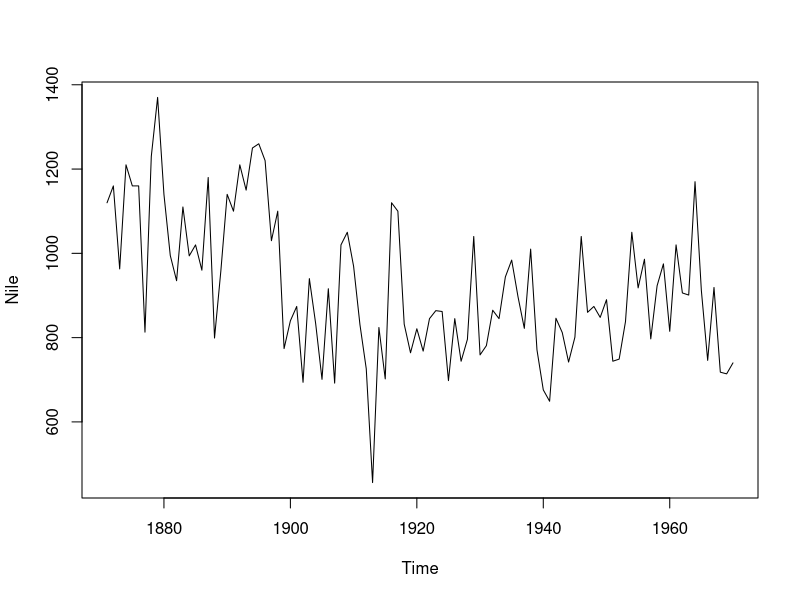
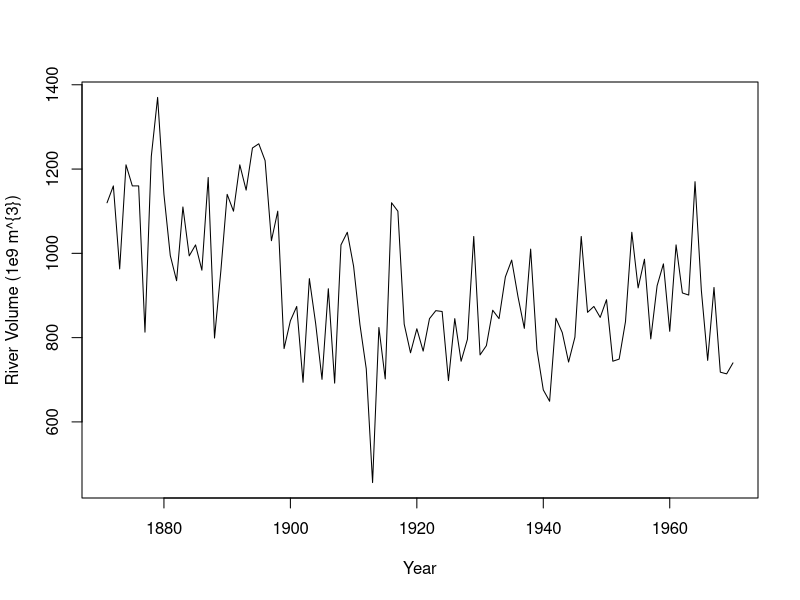
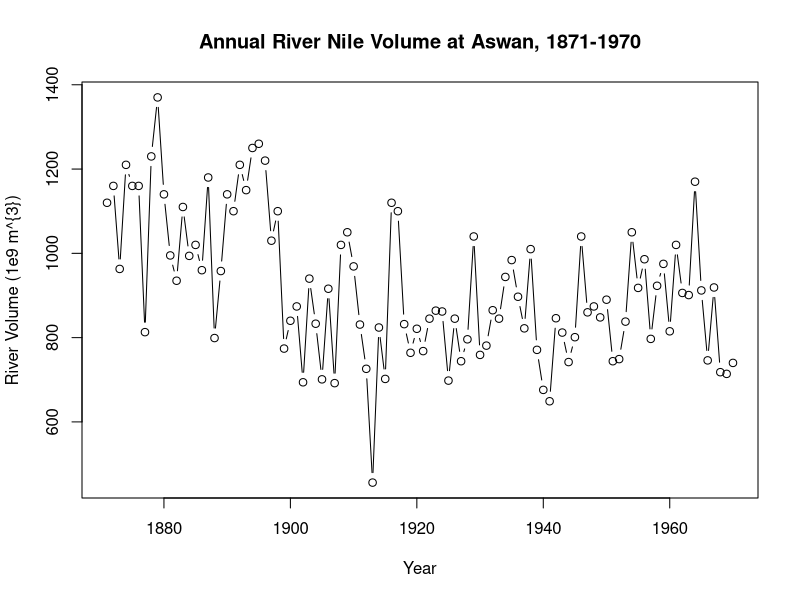
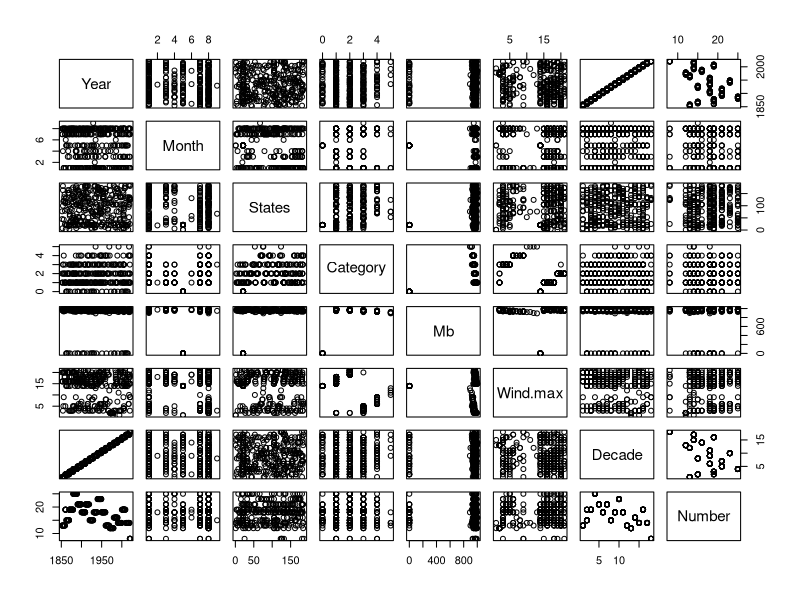
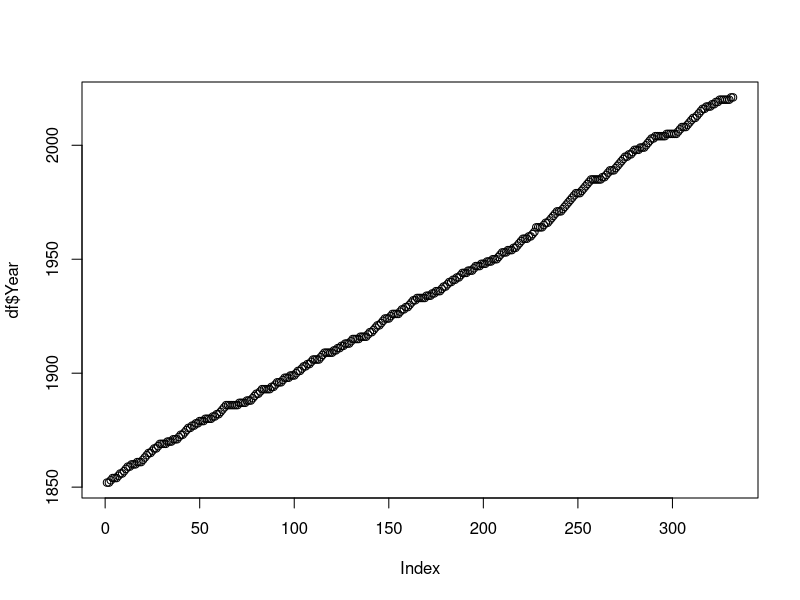
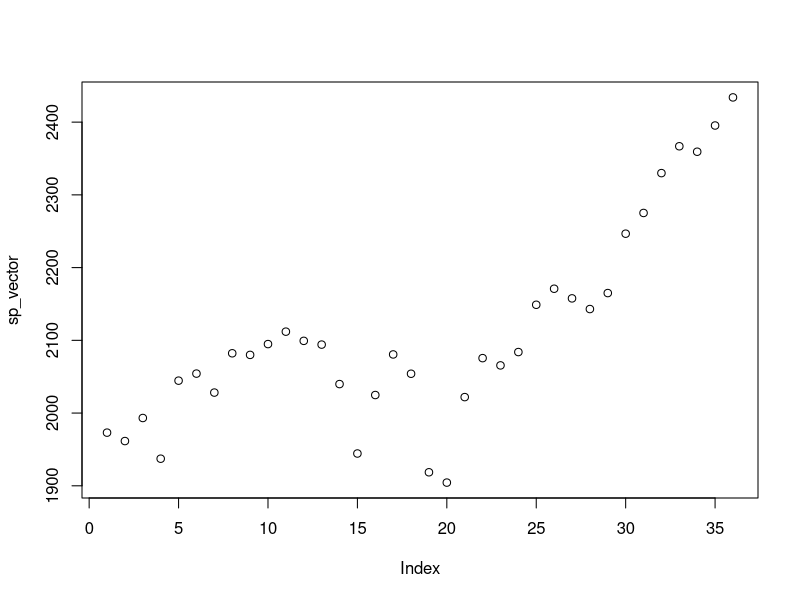
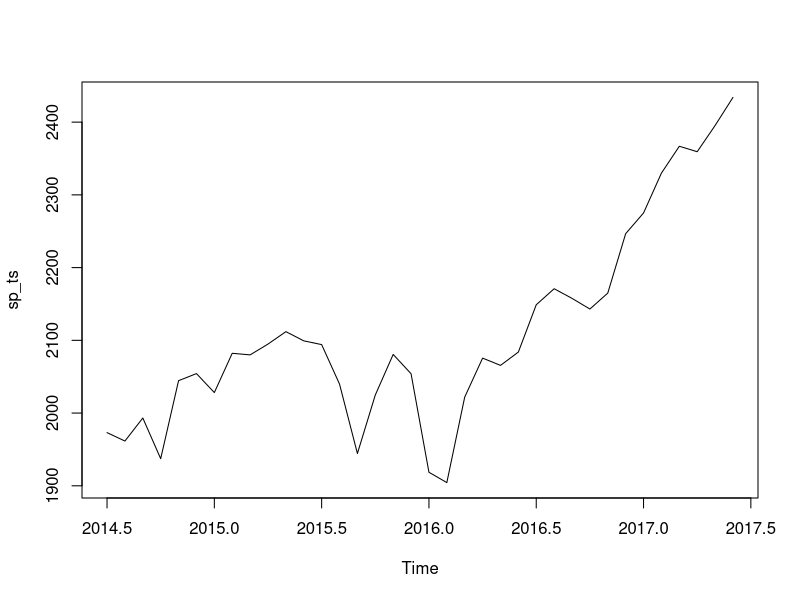
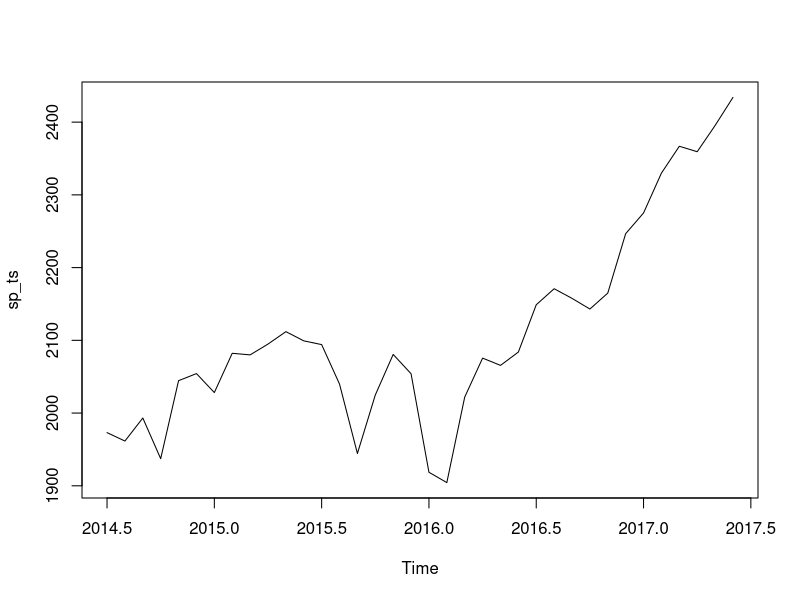

Source code (R) for these figures, in order: (Note: this script raises an error after producing the figures.)
# This is what I did when I watched the time series lecture (for my data practical).
# Why? Hurricanes are time series (so is gambling and stock markets and phylogenies etc.)

# Then when I understand the example, I figure out how to apply it to my data.
# Q? Then A! (hopefully)

# Nile data that they use
help(Nile)
str(Nile)
help(Nile)

# Plot the Nile data
plot(Nile)

# Plot the Nile data with xlab and ylab arguments
plot(Nile, xlab = "Year", ylab = "River Volume (1e9 m^{3})")

# Plot the Nile data with xlab, ylab, main, and type arguments
plot(Nile, xlab = "Year", ylab = "River Volume (1e9 m^{3})", main = "Annual River Nile Volume at Aswan, 1871-1970", type = "b")

# Let's try it with our data -- first what does it look like?
df <- read.csv('us landfall hurricanes since 1850.csv')
str(df)

# Screw it, let's try it
plot(df)

# What happened? Plotted everything -- not like plot(Nile) -- WHY?

# Try again -- WTF is this? What does the plot do? What is X?
plot(df$Year)

# Google: https://www.google.com/search?client=safari&rls=en&q=what+is+a+time+seris+obkect+in+r&ie=UTF-8&oe=UTF-8

# The ts() function will convert a numeric vector into an R time series object. The format is ts(vector, start=, end=, frequency=) where start and end are the times of the first and last observation and frequency is the number of observations per unit time (1=annual, 4=quartly, 12=monthly, etc.).

# Basic way information about methods are shown to you
# https://financetrain.com/creating-a-time-series-object-in-r
# Like reading the news -- skim until you find what you want to know

# "monthly prices of the S&P Composite Index for the last three years starting from July 2014 to June 2017"
sp_vector <- c(1973.1,1961.53,1993.23,1937.27,2044.57,2054.27,2028.18,2082.2,2079.99,2094.86,2111.94,2099.29,2094.14,2039.87,1944.41,2024.81,2080.62,2054.08,1918.6,1904.42,2021.95,2075.54,2065.55,2083.89,2148.9,2170.95,2157.69,2143.02,2164.99,2246.63,2275.12,2329.91,2366.82,2359.31,2395.35,2433.99)
sp_vector
class(sp_vector)

plot(sp_vector) # "plot does not contain any time index information"

# "data set contains monthly stock prices from July 2017 to June 2017"
sp_ts <- ts(sp_vector,start=c(2014,7),frequency=12)
plot(sp_ts)
plot.ts(sp_ts)


# How to do it on hurricanes? SHIT. Have to figure it out. Create time series
tmp <- df %>% select(Year)

# Maybe the data doesn't fit the model?
# Multiple observations per year
# Take the mean?
# Change the data?
# For frequency...! We can take the number and then apply the years.
# But for severity... can we make the data fit the question? Should we is the first question.

# So let's combine columns and counts -- but wait what if years are simply skipped?
# Double check your data! Here we are OK, e.g.:
# 1862 None 0
tmp <- df %>% select(Year) %>% summarize(count = n())
tmp

# Shit, what happened? We counted all of em. We need em by groups.
tmp <- df %>% select(Year) %>% group_by(Year) %>% summarize(count = n())

# When is start / stop?
tmp %>% arrange(Year) # 1852
tmp %>% arrange(desc(Year)) # 2021
summary(tmp) # One command

# Let's try the default
ts(tmp)

h_freq <- ts(tmp)
plot(h_freq)

# WHAT THE ACTUAL $%#^?
help(ts)
ts(tmp, 1852, 2021) # WTF??


# Let's go back to the example
sp_vector # Some numbers
sp_ts <- ts(sp_vector,start=c(2014,7),frequency=12) # Some magic
sp_ts

# Hurricanes!
h_freq <- tmp %>% select(count)
ts(h_freq) # Getting closer?
ts_h_freq <- ts(h_freq, start = 1852, end = 2021, frequency = 1) # Looks more sp_ts like!
ts_h_freq

# Cross fingers
plot(ts_h_freq) # Way betters! ;D

# Some time series specific commands
start(ts_h_freq)
end(ts_h_freq)
frequency(ts_h_freq)
deltat(ts_h_freq)
cycle(ts_h_freq)

# We can apply other fuctions to a time series
mean(ts_h_freq)

# How to imput estimates that are missing

# Plot the AirPassengers data
plot(AirPassengers)

# Compute the mean of AirPassengers
mean(AirPassengers, na.rm = TRUE)

# Impute mean values to NA in AirPassengers
AirPassengers[85:96] <- mean(AirPassengers, na.rm = TRUE)

# Generate another plot of AirPassengers
plot(AirPassengers)

# Add the complete AirPassengers data to your plot
rm(AirPassengers)
points(AirPassengers, type = "l", col = 2, lty = 3)


# Multiple plots 

# Generate a simple plot of eu_stocks (EuStockMarkets) -> multivariate time series!
plot(EuStockMarkets)
help(EuStockMarkets)

# Use ts.plot with eu_stocks
ts.plot(EuStockMarkets, col = 1:4, xlab = "Year", ylab = "Index Value", main = "Major European Stock Indices, 1991-1998")

# Add a legend to your ts.plot
legend("topleft", colnames(EuStockMarkets), lty = 1, col = 1:4, bty = "n")


# How to do this for years x frequency for each hurricane category?
# https://www.google.com/search?client=safari&rls=en&q=how+to+create+mts+in+r&ie=UTF-8&oe=UTF-8
# https://stat.ethz.ch/R-manual/R-devel/library/stats/html/ts.union.html

str(df)

h_count
cat0 <- h_count %>% filter(Category == 0) %>% select(count)
cat1 <- h_count %>% filter(Category == 1) %>% select(count)
cat2 <- h_count %>% filter(Category == 2) %>% select(count)
cat3 <- h_count %>% filter(Category == 3) %>% select(count)
cat4 <- h_count %>% filter(Category == 4) %>% select(count)
cat5 <- h_count %>% filter(Category == 5) %>% select(count)

# ts_h_freq <- ts(h_freq, start = 1852, end = 2021, frequency = 1)

# ts_cat0 <- ts(cat0, start = 1852, frequency = 1)
ts_cat1 <- ts(cat1, start = 1852, frequency = 1)
ts_cat2 <- ts(cat2, start = 1852, frequency = 1)
ts_cat3 <- ts(cat3, start = 1852, frequency = 1)
ts_cat4 <- ts(cat4, start = 1852, frequency = 1)
ts_cat5 <- ts(cat5, start = 1852, frequency = 1)

# Now we bind them
# ts_by_cat <- ts.union(ts_cat0, ts_cat1, ts_cat2, ts_cat3, ts_cat4, ts_cat5)
ts_by_cat <- ts.union(ts_cat1, ts_cat2, ts_cat3, ts_cat4, ts_cat5)

# Try plotting
plot(ts_by_cat)
plot.ts(ts_by_cat) # Apparently does the same thing. Why?
ts.plot(ts_by_cat) # Different. Why?

ts.plot(cbind(ts_cat1, ts_cat2))
plot(ts_cat2, ts_cat1)

# Use ts.plot with eu_stocks
# ts.plot(ts_by_cat, col = 1:6, xlab = "Year", ylab = "Count", main = "Hurricanes")
ts.plot(ts_by_cat, col = 1:5, xlab = "Year", ylab = "Count", main = "Hurricanes")

# Add a legend to your ts.plot
# legend("topright", colnames(ts_by_cat), lty = 1, col = 1:6, bty = "n")


# Remove trend with diff
# "A difference series lets you examine the increments or changes in a given time series. It always has one fewer observations than the original series."
plot(AirPassengers)
tmp <- diff(AirPassengers)
plot(tmp)

plot(ts_h_freq)
tmp <- diff(ts_h_freq)
plot(tmp)


# Removing seasonality -- what kind of questions can we ask? Are hurricanes becoming more frequent outside of certain seasons?
# First need to create a seasonal data frame of the hurricane data 
# https://www.google.com/search?client=safari&rls=en&q=create+r+dataframe+years+and+months&ie=UTF-8&oe=UTF-8

head(df)
tail(df)

# Couldn't figure this out
seq(1852, 2021, by="month") # fail
seq(1852, 2021) # works, not need months
seq(as.Date("1852/1/1"), as.Date("2022/1/1"), by="month") # works, not need months


# So brute force it! 
Year <- rep(seq(from = 1852, to = 2021), times = 12)
Month <- rep(c("Jan", "Feb", "Mar", "Apr", "May", "Jun", "Jul", "Aug", "Sep", "Oct", "Nov", "Dec"), times = 170)
Year <- sort(Year)
ym_df <- as.data.frame(cbind(Year, Month))
str(ym_df)
ym_df$Year <- as.numeric(ym_df$Year)

tmp <- left_join(ym_df, df)
tmp <- tmp %>% select(Year, Category)

ts_h_freq_by_month <- ts(tmp, start = 1852, end = 2021, frequency = 12)
plot(ts_h_freq_by_month)

tmp <- diff(ts_h_freq_by_month, lag=12)
plot(tmp)

# Not working... moving on.



# Estimate models
is.ts(ts_h_freq)

arima(ts_h_freq, order = c(0, 0, 0)) # Fit WN model
arima(ts_h_freq, order=c(0,1,0)) # Fit RW model
arima(ts_h_freq, order=c(0,0,1)) # Fit MA model (first)

# Calculate the sample mean and sample variance of y
mean(ts_h_freq)
var(ts_h_freq)



tsData = ts(RawData, start = c(2011,1), frequency = 12)






# Auto correlation

# Define x_t0 as x[-1]
x_t0 <- x[-1] 

# Define x_t1 as x[-n]
x_t1 <- x[-n]

# Confirm that x_t0 and x_t1 are (x[t], x[t-1]) pairs  
head(cbind(x_t0, x_t1))

# Plot x_t0 and x_t1
plot(x_t0, x_t1)

# View the correlation between x_t0 and x_t1
cor(x_t0, x_t1)

# Use acf with x
acf(x, lag.max = 1, plot = FALSE)

# Confirm that difference factor is (n-1)/n 
cor(x_t1, x_t0) * (n-1)/n
